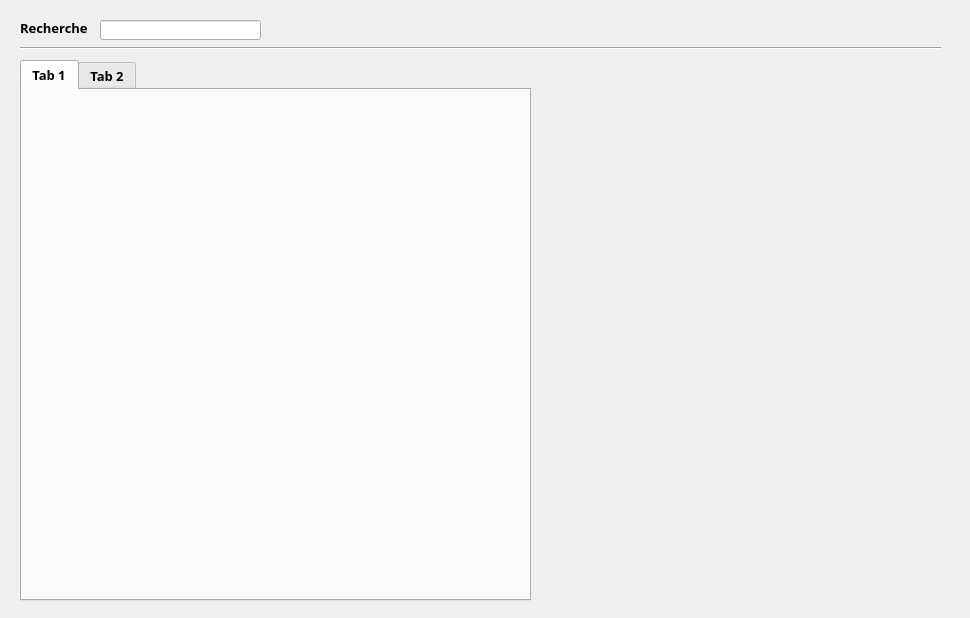
<?xml version="1.0" encoding="UTF-8"?>
<ui version="4.0">
 <class>FenetrePrincipale</class>
 <widget class="QDialog" name="FenetrePrincipale">
  <property name="geometry">
   <rect>
    <x>0</x>
    <y>0</y>
    <width>970</width>
    <height>618</height>
   </rect>
  </property>
  <property name="font">
   <font>
    <family>MV Boli</family>
    <pointsize>10</pointsize>
    <weight>75</weight>
    <bold>true</bold>
   </font>
  </property>
  <property name="windowTitle">
   <string>Dialog</string>
  </property>
  <widget class="QLabel" name="label">
   <property name="geometry">
    <rect>
     <x>20</x>
     <y>20</y>
     <width>81</width>
     <height>16</height>
    </rect>
   </property>
   <property name="font">
    <font>
     <family>MV Boli</family>
     <pointsize>10</pointsize>
     <weight>75</weight>
     <bold>true</bold>
    </font>
   </property>
   <property name="text">
    <string>Recherche</string>
   </property>
  </widget>
  <widget class="QLineEdit" name="rechercheLineEdit">
   <property name="geometry">
    <rect>
     <x>100</x>
     <y>20</y>
     <width>161</width>
     <height>20</height>
    </rect>
   </property>
  </widget>
  <widget class="Line" name="line">
   <property name="geometry">
    <rect>
     <x>20</x>
     <y>40</y>
     <width>921</width>
     <height>16</height>
    </rect>
   </property>
   <property name="orientation">
    <enum>Qt::Horizontal</enum>
   </property>
  </widget>
  <widget class="QWidget" name="gridLayoutWidget">
   <property name="geometry">
    <rect>
     <x>540</x>
     <y>60</y>
     <width>391</width>
     <height>541</height>
    </rect>
   </property>
   <layout class="QGridLayout" name="gridLayout"/>
  </widget>
  <widget class="QTabWidget" name="tabWidget">
   <property name="geometry">
    <rect>
     <x>20</x>
     <y>60</y>
     <width>511</width>
     <height>541</height>
    </rect>
   </property>
   <widget class="QWidget" name="tab">
    <attribute name="title">
     <string>Tab 1</string>
    </attribute>
   </widget>
   <widget class="QWidget" name="tab_2">
    <attribute name="title">
     <string>Tab 2</string>
    </attribute>
   </widget>
  </widget>
 </widget>
 <resources/>
 <connections/>
</ui>
